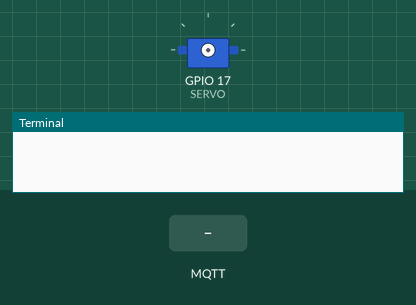
Bench run of a program on a simulated Raspberry Pi (BCM pin numbers). Shown: servo, the last lines printed to the terminal. The test bench sets the inputs (shaded band). No MQTT or app messages arrive unless stated; servo angles are drawn from the pulse width (0.5 ms = 0°, 2.5 ms = 180°).

Above: at 1.3 s.
1.4 s: MQTT message "false" arrives on the first subscribed topic
At 1.85 s:
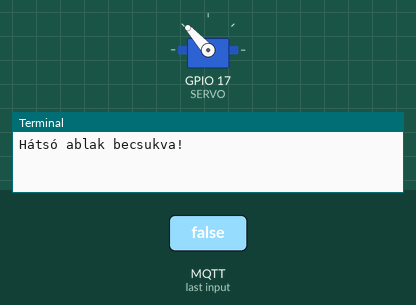
At 2.7 s:
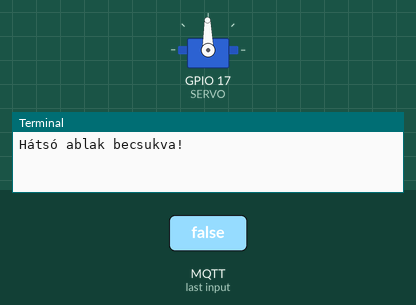
3.8 s: MQTT message "true" arrives on the first subscribed topic
At 4.8 s:
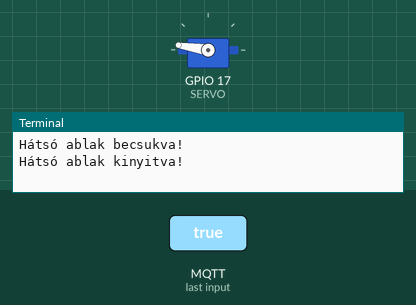
Timing chart, 0 to 6.8 s (numbered marks = the images above; inputs shaded):
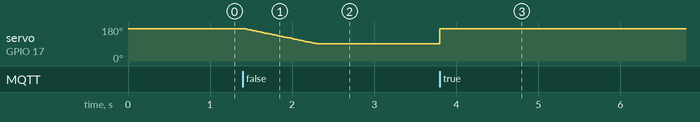

Measured:
- after the input at 1.4 s, servo on GPIO 17 (SERVO): moves from 171° to 91° over 0.88 s, starting at once
- after the input at 3.8 s, servo on GPIO 17 (SERVO): 91° → 171° at once

The program:

back_window.py
```python
import pigpio
import time
import paho.mqtt.client as mqtt

SERVO = 17

pi = pigpio.pi()
if not pi.connected:
	print("A pigpiod nem fut!")

def on_connect(client, userdata, flags, rc, properties=None):
	if rc == 0:
		client.subscribe("greenhouse/backwindow", qos=1)

def on_message(client, userdata, message):
	if not pi.connected:
		print("A pigpiod nem elérhető!")
		return
	try:
		msg = str(message.payload.decode("utf-8"))
		if msg == "true":
			print("Hátsó ablak kinyitva!", flush=True)
			pi.set_servo_pulsewidth(SERVO, 2400)
			time.sleep(2)
			pi.set_servo_pulsewidth(SERVO, 0)
		elif msg == "false":
			print("Hátsó ablak becsukva!", flush=True)
			for i in range(2400, 1500, -10):
				pi.set_servo_pulsewidth(SERVO, i)
				time.sleep(0.01)
			time.sleep(0.1)
			pi.set_servo_pulsewidth(SERVO, 0)
	except Exception as e:
		print(f"Hiba történt a szervó vezérlése közben: {e}", flush=True)

try:
	client = mqtt.Client(callback_api_version=mqtt.CallbackAPIVersion.VERSION2)
except AttributeError:
	client = mqtt.Client()

client.on_connect = on_connect
client.on_message = on_message

client.loop_start()

try:
	client.connect("192.168.10.193", 1883, 60)
except Exception:
	pass

try:
	while True:
		time.sleep(1)
except KeyboardInterrupt:
	print("\nLeállítás...")
finally:
	client.loop_stop()
	client.disconnect()
	if pi.connected:
		pi.set_servo_pulsewidth(SERVO, 0)
		pi.stop()
		print("Szervó vezérlő leállítva.")
```
